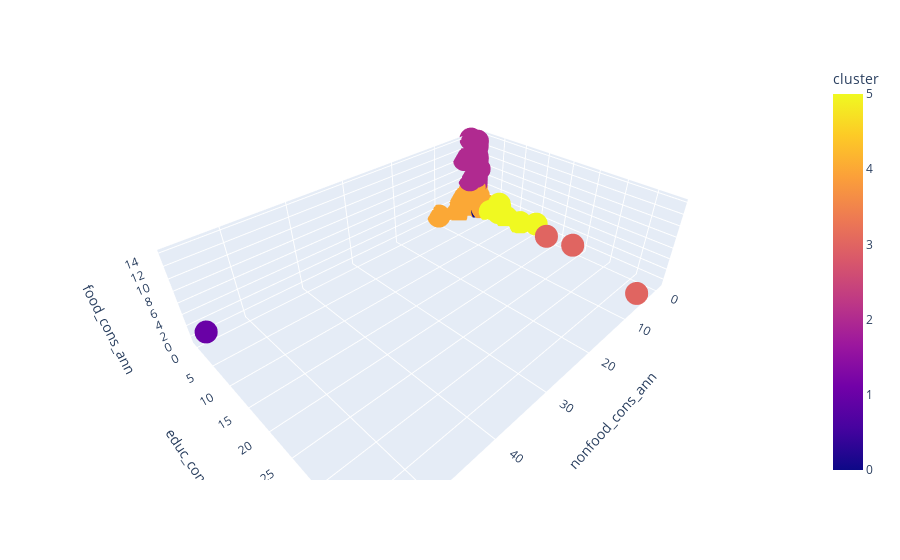

Notebook code cell kept with this figure:
### Code cell
px.scatter_3d(cons_std,x=cols_of_interest[0],y=cols_of_interest[1],z=cols_of_interest[2],color='cluster')

### Figure 1 — Plotly figure (JSON) as saved in the notebook; plotly's stock layout.template omitted (floating-point values rounded to 4 significant figures; data arrays with more than 128 entries replaced by an {"elided": "..."} marker saying what was removed)
{"data": [{"hovertemplate": "nonfood_cons_ann=%{x}<br>educ_cons_ann=%{y}<br>food_cons_ann=%{z}<br>cluster=%{marker.color}<extra></extra>", "legendgroup": "", "marker": {"color": {"elided": "3832 int values"}, "coloraxis": "coloraxis", "symbol": "circle"}, "mode": "markers", "name": "", "scene": "scene", "showlegend": false, "type": "scatter3d", "x": {"elided": "3832 float values"}, "y": {"elided": "3832 float values"}, "z": {"elided": "3832 float values"}}], "layout": {"coloraxis": {"colorbar": {"title": {"text": "cluster"}}, "colorscale": [[0, "#0d0887"], [0.1111, "#46039f"], [0.2222, "#7201a8"], [0.3333, "#9c179e"], [0.4444, "#bd3786"], [0.5556, "#d8576b"], [0.6667, "#ed7953"], [0.7778, "#fb9f3a"], [0.8889, "#fdca26"], [1, "#f0f921"]]}, "legend": {"tracegroupgap": 0}, "margin": {"t": 60}, "scene": {"domain": {"x": [0, 1], "y": [0, 1]}, "xaxis": {"title": {"text": "nonfood_cons_ann"}}, "yaxis": {"title": {"text": "educ_cons_ann"}}, "zaxis": {"title": {"text": "food_cons_ann"}}}}}
